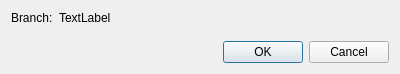
<?xml version="1.0" encoding="UTF-8"?>
<ui version="4.0">
 <class>DeleteRemoteBranchDialog</class>
 <widget class="QDialog" name="DeleteRemoteBranchDialog">
  <property name="enabled">
   <bool>true</bool>
  </property>
  <property name="geometry">
   <rect>
    <x>0</x>
    <y>0</y>
    <width>400</width>
    <height>74</height>
   </rect>
  </property>
  <property name="windowTitle">
   <string>Delete Branch</string>
  </property>
  <layout class="QVBoxLayout" name="verticalLayout">
   <item>
    <layout class="QHBoxLayout" name="horizontalLayout" stretch="0,1">
     <item>
      <widget class="QLabel" name="label_2">
       <property name="text">
        <string>Branch:</string>
       </property>
      </widget>
     </item>
     <item>
      <widget class="QLabel" name="branchLabel">
       <property name="text">
        <string>TextLabel</string>
       </property>
      </widget>
     </item>
    </layout>
   </item>
   <item>
    <spacer name="verticalSpacer">
     <property name="orientation">
      <enum>Qt::Vertical</enum>
     </property>
     <property name="sizeHint" stdset="0">
      <size>
       <width>20</width>
       <height>40</height>
      </size>
     </property>
    </spacer>
   </item>
   <item>
    <widget class="QDialogButtonBox" name="buttonBox">
     <property name="orientation">
      <enum>Qt::Horizontal</enum>
     </property>
     <property name="standardButtons">
      <set>QDialogButtonBox::Cancel|QDialogButtonBox::Ok</set>
     </property>
    </widget>
   </item>
  </layout>
 </widget>
 <resources/>
 <connections>
  <connection>
   <sender>buttonBox</sender>
   <signal>accepted()</signal>
   <receiver>DeleteRemoteBranchDialog</receiver>
   <slot>accept()</slot>
   <hints>
    <hint type="sourcelabel">
     <x>248</x>
     <y>254</y>
    </hint>
    <hint type="destinationlabel">
     <x>157</x>
     <y>274</y>
    </hint>
   </hints>
  </connection>
  <connection>
   <sender>buttonBox</sender>
   <signal>rejected()</signal>
   <receiver>DeleteRemoteBranchDialog</receiver>
   <slot>reject()</slot>
   <hints>
    <hint type="sourcelabel">
     <x>316</x>
     <y>260</y>
    </hint>
    <hint type="destinationlabel">
     <x>286</x>
     <y>274</y>
    </hint>
   </hints>
  </connection>
 </connections>
</ui>
